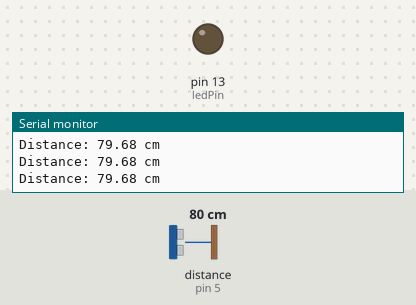
Simulated run of this sketch. Board: Arduino Uno, built with avr-gcc and run on an emulated ATmega328P. On the bench: output pins drawn as LEDs (lit = HIGH), the last lines printed to the serial monitor. Wiring (inferred from the names in the program): ultrasonic range finder: trigger pin 4; echo pin 5. Inputs (shaded band) come from the test bench; at power-on: distance to the obstacle (sensor on pin 5) 80 cm. The echo pulse lasts 58.3 µs per cm; pins used as bus, display or sensor lines are not drawn.

Above: at 1.3 s.
1.4 s: distance to the obstacle (sensor on pin 5) set to 110 cm
2.9 s: distance to the obstacle (sensor on pin 5) set to 117 cm
At 3.8 s:
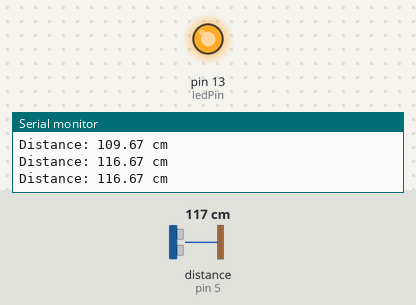
4.5 s: distance to the obstacle (sensor on pin 5) set to 2 cm
At 5.6 s:
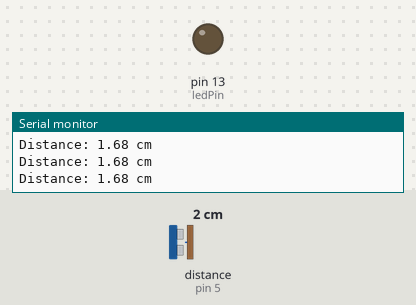
6.0 s: distance to the obstacle (sensor on pin 5) set to 120 cm
At 7.1 s:
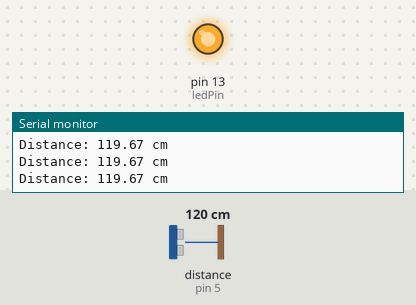
Timing chart, 0 to 8.5 s (numbered marks = the images above; inputs shaded):
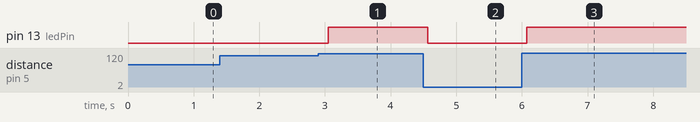

Measured:
- the behaviour switches between 114 and 115 cm on distance to the obstacle (sensor on pin 5) (found by bisection; images 0 and 1)
- after the input at 2.9 s, pin 13 (ledPin): LOW → HIGH after 0.15 s
- after the input at 4.5 s, pin 13 (ledPin): HIGH → LOW after 0.06 s
- after the input at 6.0 s, pin 13 (ledPin): LOW → HIGH after 0.07 s

The sketch:

one_sensor.ino
```cpp
// Define the pins for the HC-SR04 sensor
const int trigPin = 4;
const int echoPin = 5;
const int ledPin = 13;  // The onboard LED (pin 13)

void setup() {
  // Initialize serial communication for debugging
  Serial.begin(9600);

  // Define the trigger and echo pins as OUTPUT and INPUT
  pinMode(trigPin, OUTPUT);
  pinMode(echoPin, INPUT);

  // Set the LED pin as an OUTPUT
  pinMode(ledPin, OUTPUT);
}

void loop() {
  // Trigger a pulse by setting the trigger pin HIGH for 10 microseconds
  digitalWrite(trigPin, HIGH);
  delayMicroseconds(10);
  digitalWrite(trigPin, LOW);

  // Measure the duration of the echo pulse
  long duration = pulseIn(echoPin, HIGH);

  // Calculate distance in centimeters
  // Speed of sound in air at 20°C is approximately 343 meters per second
  // Divide by 2 because the sound travels to the object and back
  float distanceCM = duration * 0.0343 / 2;

  // Print the distance to the serial monitor
  Serial.print("Distance: ");
  Serial.print(distanceCM);
  Serial.println(" cm");

  // Check if the distance is greater than 60cm
  if (distanceCM > 114) {
    // Turn on the LED
    digitalWrite(ledPin, HIGH);
  } else {
    // Turn off the LED
    digitalWrite(ledPin, LOW);
  }

  // Delay for a moment before the next measurement
  delay(500);  // 1-second delay between measurements
}
```
